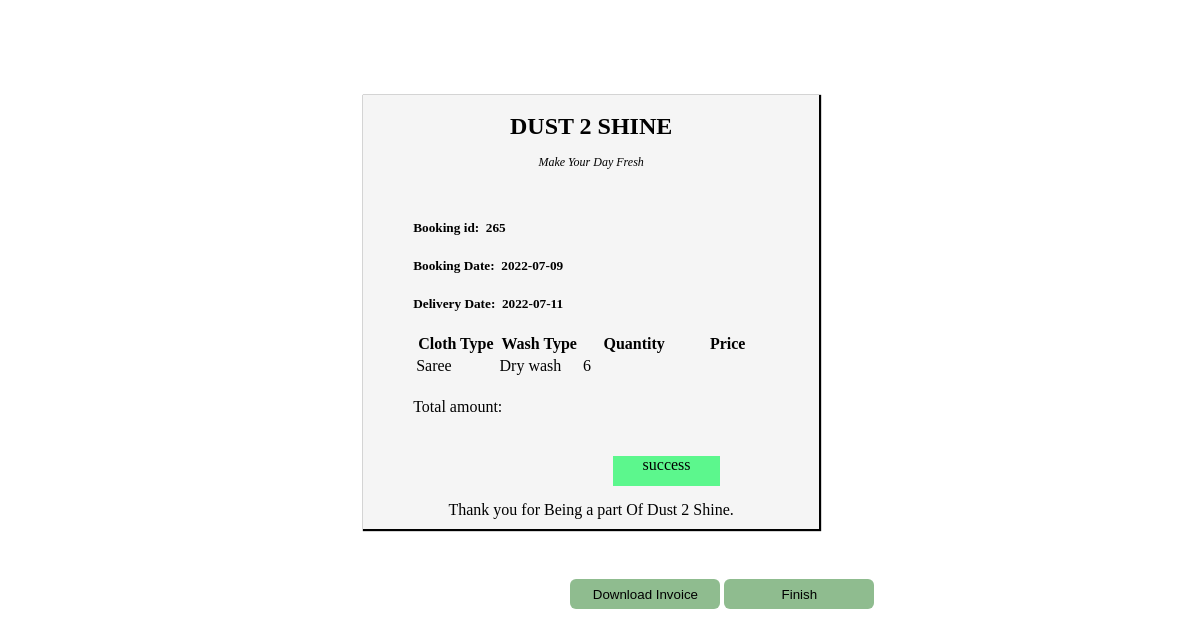
Screenshot of /admin/admin_reciept.php?oid=265 (signed in) with the database file from the repository.
### tables this page shows
CREATE TABLE `tbl_order` (
  `order_id` int(11) NOT NULL,
  `booking_id` int(50) NOT NULL,
  `name` varchar(50) NOT NULL,
  `login_id` int(50) NOT NULL,
  `address` varchar(50) NOT NULL,
  `quantity` int(50) NOT NULL,
  `amount` int(50) NOT NULL,
  `transaction` varchar(50) NOT NULL
);

CREATE TABLE `tbl_bookslot` (
  `booking_id` int(11) NOT NULL,
  `cloth_type` varchar(50) NOT NULL,
  `wash_type` varchar(50) NOT NULL,
  `quantity` int(11) NOT NULL,
  `booking_date` varchar(100) NOT NULL,
  `delivery_date` varchar(100) NOT NULL,
  `userid` int(11) NOT NULL,
  `status` int(11) NOT NULL,
  `placed` int(11) NOT NULL,
  `del_boy` int(10) NOT NULL
);

### admin/admin_reciept.php (the view, shortened to what this page needs)
<?php
include 'config.php';
$id = $_SESSION['user'];
$oid = $_GET['oid'];
$amount=$_GET['amount'];
$sub_detail = mysqli_query($con,"SELECT tbl_bookslot.*,tbl_order.* from tbl_bookslot,tbl_order where tbl_bookslot.booking_id=tbl_order.booking_id and tbl_order.login_id='$id' and tbl_bookslot.booking_id='$oid'");
$row1 = mysqli_fetch_array($sub_detail);
?>
<html>
    <head>
    </head>
    <body>
<div class="ord-inv-cont"  >
            <div class="inv-body" id="invoice" >
                <div class="inv-dtls">
                    <h2>DUST 2 SHINE</h2>
                    <p>Make Your Day Fresh</p>
                </div>
                <form method="post">
                <div class="inv-conts">
                    <div class="inv-head">
                    <h5>Booking id:&nbsp; <?php echo $oid ?></h5>
                    <h5>Booking Date:&nbsp; <?php echo $row1['booking_date']; ?></h5>
                    <h5>Delivery Date:&nbsp; <?php echo $row1['delivery_date']; ?></h5>
                    </div>
                    <div class="inv-tbl">
                        <table>
                            <tr>
                                <th>Cloth Type</th>
                                <th>Wash Type</th>
                                <th>Quantity</th>
                                <th>Price</th>
                            </tr>
<tr>
                                 <td><?php echo $row1['cloth_type']; ?></td>
                                <td><?php echo $row1['wash_type']; ?></td>
                                <td><?php echo $row1['quantity']; ?></td>
                                <td><?php echo $amount ?></td>
                                </tr>
                        </table>
                    </div>
                    <div class="inv-tot">
                        <text>Total amount: <?php echo $amount?></text><br>
                    </div>
                    <div class="inv-pay-stat">
                        <div class="pay-stat">
                            <text><?php echo $row1['transaction']?></text>
                        </div>
                    </div>
                    <div class="inv-footer">
                        <text>Thank you for Being a part Of Dust 2 Shine.</text>
                    </div>
                </div>
            </div>
            <p>
            <button class="inv-btn" type="submit" onclick="printDiv('invoice')">Download Invoice</button>
            <button class="inv-btn1" type="submit" name="finish">Finish</button></p>
     </div>
    </body></html>

### admin/admin_reciept.php (style rules this page uses)
.ord-inv-cont { margin-left: 30%; margin-top: 8%; }
.inv-body { margin-top: 30px; background-color: whitesmoke; box-shadow: 1px 1px 1px 1px; width: 55%; }
.inv-dtls { text-align: center; }
.inv-dtls h2 { padding-top:4%; font-style: bold; color:black; }
.inv-dtls p { font-size: 12px; font-style: italic; margin-top:-5px; }
.inv-conts { margin: 50px; }
.inv-head h5 { margin-bottom: 20px; }
.inv-tbl table { width: 100%; }
.inv-tbl table tr { width: 100%; }
.inv-tbl table th { width: 10%; }
.inv-tbl table td { width: 10%; margin-left: 100px; }
.inv-tot { margin-top: 20px; }
.inv-tot text { float: left; text-align: inline; }
.pay-stat { margin-top: 40px; width: 30%; background-color: #5cf78d; height: 30px; margin-left: 200px; border-radius: round; color: black; text-align: center; margin-bottom: 10px; }
.inv-footer { margin-top:15px; padding-bottom: 10px; text-align: center; }
.inv-btn { border: none; width: 150px; height:30px; border-radius:6px; background-color:#8FBC8F; color: black; margin-left: 25%; }
.inv-btn1 { border: none; width: 150px; height:30px; border-radius:6px; background-color:#8FBC8F; color: black; }

### rows the page displays
tbl_order: booking.booking_date "2022-07-09", booking.delivery_date "2022-07-11", booking.cloth_type "Saree", booking.wash_type "Dry wash", quantity "6", transaction "success"

### other values shown
$oid "265"
